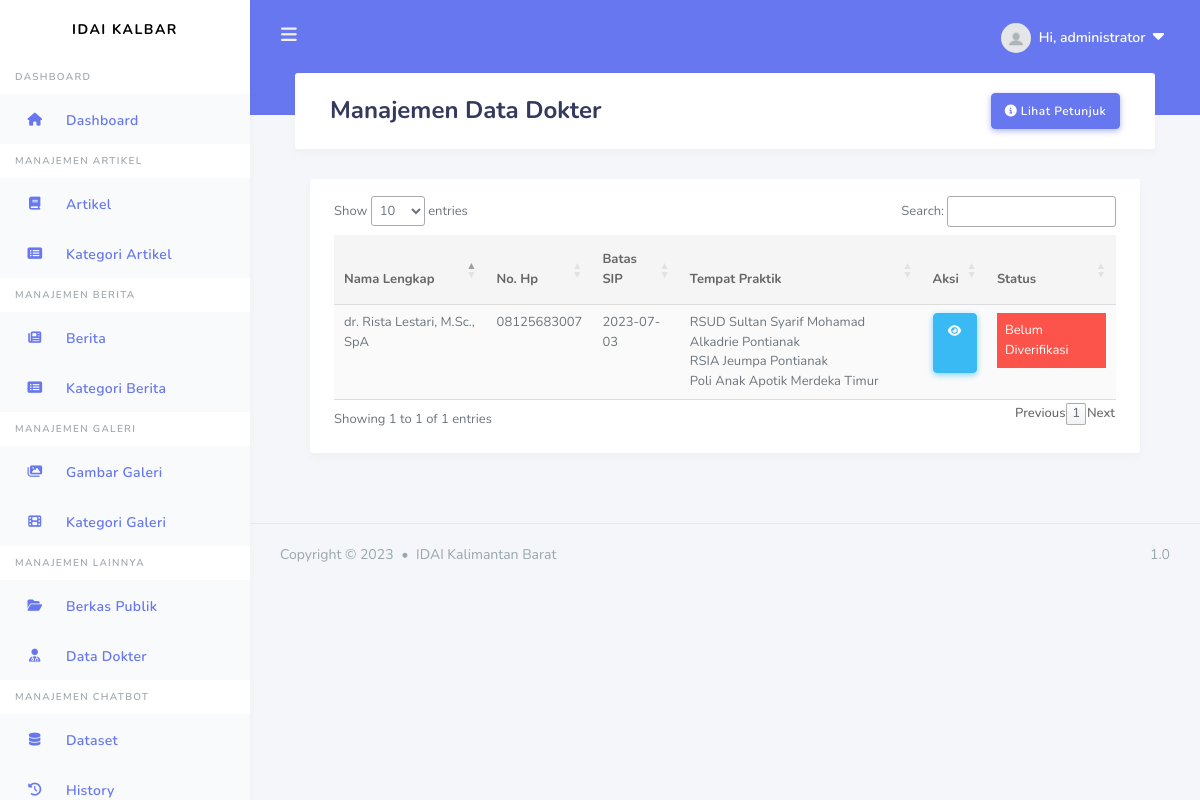
Screenshot of /admin/data-dokter (signed in) with the database file from the repository.
### apps/models.py (models this page shows, shortened)
class User(db.Model, UserMixin):
    id = db.Column(db.Integer, primary_key=True)
    username = db.Column(db.String(20), unique=True, nullable=False)
    email = db.Column(db.String(100), unique=True, nullable=False)
    image_file = db.Column(db.String(20), nullable=False, default='default.jpg')
    password = db.Column(db.String(20), nullable=False)
    articles = db.relationship('Article', backref='author', lazy=True)
    news = db.relationship('News', backref='author', lazy=True)
    galleries = db.relationship('Gallery', backref='author', lazy=True)
    image_galleries = db.relationship('Images_Gallery', backref='author', lazy=True)
    berkas = db.relationship('DataDokter', backref='owner', lazy=True, uselist=False)
    roles_id = db.Column(db.Integer, db.ForeignKey('roles.id'), nullable=False, default=2)

class DataDokter(db.Model):
    id = db.Column(db.Integer, primary_key=True)
    nama_lengkap = db.Column(db.String(100), unique=True, nullable=False)
    no_hp = db.Column(db.String(100), unique=True, nullable=False)
    batas_sip = db.Column(db.Date, nullable=False)
    status_data = db.Column(db.Boolean, default=False, nullable=False)
    user_id = db.Column(db.Integer, db.ForeignKey('user.id'), nullable=False)

class TempatPraktik(db.Model):
    id = db.Column(db.Integer, primary_key=True)
    tempat_praktik = db.Column(db.String(100), nullable=False)
    alamat_praktik = db.Column(db.String(200), nullable=False)
    kota_praktik = db.Column(db.String(50), nullable=False)
    hari_praktik = db.Column(db.String(50), nullable=False)
    jam_mulai = db.Column(db.Time, nullable=False)
    jam_selesai = db.Column(db.Time, nullable=False)
    user_id = db.Column(db.Integer, db.ForeignKey('user.id'))
    user = db.relationship('User', backref=db.backref('tempatpraktiks', lazy=True))

### apps/files/routes.py (the view)
@files.route("/admin/data-dokter", methods=['GET', 'POST'])
@login_required
def data_dokter():
    data = DataDokter.query.all()
    data_tp = TempatPraktik.query.all()
    return render_template('users/admin/data_dokter.html', title='Data Dokter', legend='Data Dokter', data=data, data_tp=data_tp)

### apps/models.py (called while the page is built)
@login_manager.user_loader
def load_user(user_id):
    return User.query.get(int(user_id))

### apps/templates/users/admin/data_dokter.html (shortened to what this page needs)
{% extends "layouts/base_dashboard.html" %}
{% block header %}
<div class="container">
    <h1>Manajemen {{ title }}</h1>
    <button type="button" class="btn btn-primary float-right" data-toggle="modal" data-target="#modalll">
        <i class="fa-solid fa-circle-info"></i>&nbsp;Lihat Petunjuk
    </button>
</div>
{% endblock header %}
{% block content %}
<div class="container">
    <div class="row">
      <div class="col-12 col-md-12 col-lg-12">
        <div class="card">
          <section class="section m-4">
            <table id="data" class="table table-striped table-hover">
                <thead>
                    <tr>
                        <th scope="col">Nama Lengkap</th>
                        <th scope="col">No. Hp</th>
                        <th scope="col">Batas SIP</th>
                        <th scope="col">Tempat Praktik</th>
                        <th scope="col">Aksi</th>
                        <th scope="col">Status</th>
                    </tr>
                    </thead>
                    <tbody>
                    {% for d in data %}
                    <tr>
                        <td>{{ d.nama_lengkap }}</td>
                        <td>{{ d.no_hp }}</td>
                        <td>{{ d.batas_sip }}</td>
                        <td>
                          {% for dtp in data_tp %}
                          {% if d.user_id == dtp.user_id %}
                            {{ dtp.tempat_praktik }}<br>
                          {% endif %}
                          {% endfor %}
                        </td>
                        <td>
                          <div>
                            <a class="btn btn-info" href="{{ url_for('files.data_detail', id=d.user_id) }}" role="button" title="Lihat Data"><i class="fa-solid fa-eye"></i>&nbsp;</a>
                          </div>
                        </td>
                        <td>
                            {% if d.status_data == false %}
                              <div class="p-2 mb-2 bg-danger text-white">Belum Diverifikasi</div>
                            {% else %}
                              <div class="p-2 mb-2 bg-success text-white">Terverifikasi</div>
                            {% endif %}
                        </td>
                    </tr>
                    {% endfor %}
                    </tbody>
            </table>
          </section>
        </div>
      </div>
    </div>
</div>
{% endblock content%}

### apps/templates/includes/header.html (shortened to what this page needs)
<div class="navbar-bg"></div>
    <nav class="navbar navbar-expand-lg main-navbar">
      <form class="form-inline mr-auto">
        <ul class="navbar-nav mr-3">
          <li><a href="#" data-toggle="sidebar" class="nav-link nav-link-lg"><i class="fas fa-bars"></i></a></li>
        </ul>
      </form>
      <ul class="navbar-nav navbar-right">
        <li class="dropdown"><a href="#" data-toggle="dropdown" class="nav-link notification-toggle nav-link-lg nav-link-user"><img src="{{ url_for ('static', filename='assets/img/profile_pics/default.jpg') }}" alt="" class="rounded-circle mr-1">
          <div class="d-sm-none d-lg-inline-block">Hi, {{ current_user.username}} &nbsp;<small><i class="fa-solid fa-caret-down"></i></small></div></a>
        </li>
      </ul>
    </nav>

### rows the page displays
User: username "administrator"
DataDokter: nama_lengkap "dr. Rista Lestari, M.Sc., SpA", no_hp "08125683007", batas_sip "2023-07-03", status_data "Belum Diverifikasi"
TempatPraktik: tempat_praktik "RSUD Sultan Syarif Mohamad Alkadrie Pontianak"
TempatPraktik: tempat_praktik "RSIA Jeumpa Pontianak"
TempatPraktik: tempat_praktik "Poli Anak Apotik Merdeka Timur"

### other values shown
{{ title }} "Data Dokter"
